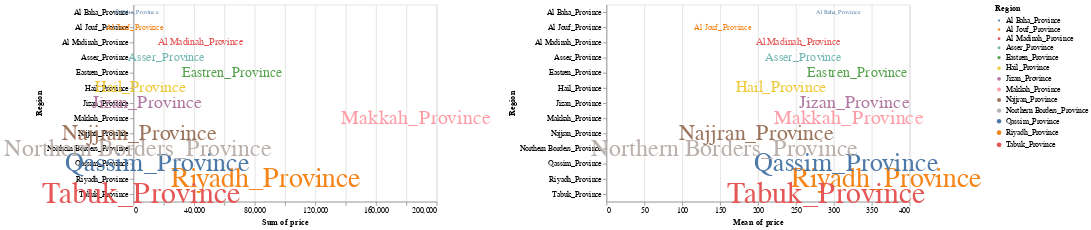

The code cell stored with this chart in its notebook:
### Markdown cell above
####  Here we can see the mean of prices for each cities in the province 
- In the Makkah region, the city of King Abdullah Economic City got an average price of 900 riyals
- In the Al Madinah region, the city of Madain Saleh got an average price of 1600 riyals
- In the Eastern region, the city of Al Khobar got an average price of 500 riyals
- In the Ryiadh region, the city of Riyadh got an average price of 400 riyals
- In the Al Jouf region, the city of Al Qurayyat got an average price of 200 riyals
- In the Asser region, the city of Bishah got an average price of 330 riyals
- In the Al Qassim region, the city of Buraydah got an average price of 330 riyals
- In the Northem borders region, the city of Turayf got an average price of 160 riyals
- In the Hail region, the city of Hail got an average price of 230 riyals
- In the Najjran region, the city of Najjran got an average price of 200 riyals
- In the Tabuk region, the city of Umm Lajj got an average price of 470 riyals
- In the Jizan region, the city of Fayfa got an average price of 650 riyals
- In the Al Baha region, the city of Al Baha got an average price of 300 riyals

### Code cell
n1 = alt.Chart(df).mark_text().encode(
    x = 'sum(price)',
    y = 'Region',
    size = 'Region',
    color = 'Region',
    text = 'Region',
    tooltip = ['Region','sum(price):N']
)
n2 =  alt.Chart(df).mark_text().encode(
    x = 'mean(price)',
    y = 'Region',
    size = 'Region',
    color = 'Region',
    text = 'Region',
    tooltip = ['Region','mean(price):N']
)
n1|n2

### Figure 1 — Vega-Lite specification as saved in the notebook (floating-point values rounded to 4 significant figures; data arrays with more than 128 entries replaced by an {"elided": "..."} marker saying what was removed)
{"config": {"view": {"continuousWidth": 400, "continuousHeight": 300}}, "hconcat": [{"mark": "text", "encoding": {"color": {"field": "Region", "type": "nominal"}, "size": {"field": "Region", "type": "nominal"}, "text": {"field": "Region", "type": "nominal"}, "tooltip": [{"field": "Region", "type": "nominal"}, {"aggregate": "sum", "field": "price", "type": "nominal"}], "x": {"aggregate": "sum", "field": "price", "type": "quantitative"}, "y": {"field": "Region", "type": "nominal"}}}, {"mark": "text", "encoding": {"color": {"field": "Region", "type": "nominal"}, "size": {"field": "Region", "type": "nominal"}, "text": {"field": "Region", "type": "nominal"}, "tooltip": [{"field": "Region", "type": "nominal"}, {"aggregate": "mean", "field": "price", "type": "nominal"}], "x": {"aggregate": "mean", "field": "price", "type": "quantitative"}, "y": {"field": "Region", "type": "nominal"}}}], "data": {"name": "data-3d6f32d4dcaa277c72e17d36d4925c2f"}, "$schema": "https://vega.github.io/schema/vega-lite/v4.17.0.json", "datasets": {"data-3d6f32d4dcaa277c72e17d36d4925c2f": {"elided": "1442 records"}}}
